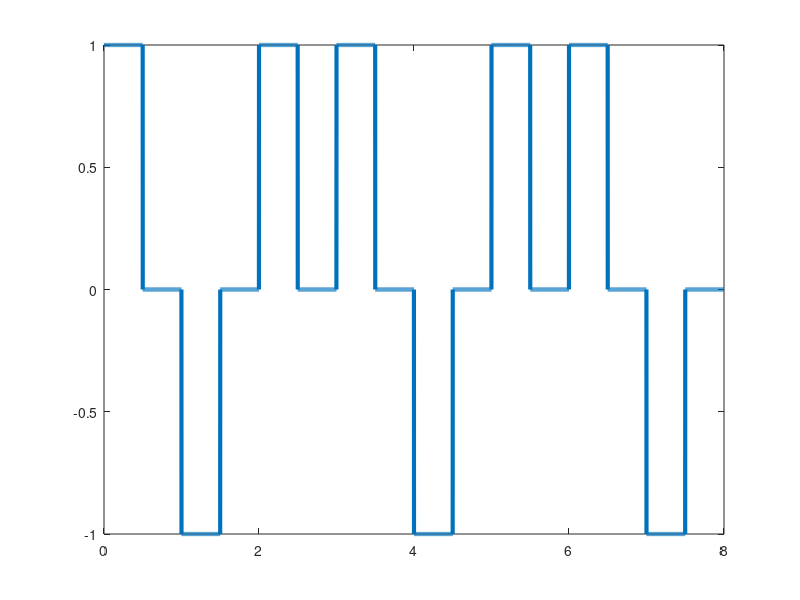

The MATLAB source for this figure:
%bits = input('prompt');
bits=[1 0 1 1  0 1 1 0]
bitrate = 1;
n = 1000;
T = length(bits)/bitrate;
N = n*length(bits);
dt = T/N;
t = 0:dt:T;
x = zeros(1,length(t));
for i=1:length(bits)
  if bits(i)==1
    x((i-1)*n+1:(i-1)*n+n/2) = 1;
  else
    x((i-1)*n+1:(i-1)*n+n/2) = -1;
  end
end

plot(t, x, 'Linewidth', 3);
counter = 0;
for i = 1:length(t)
  if t(i)>counter
    counter = counter + 1;
    if x(i)>0
      result(counter) = x(i);
    else result(counter) = 0;
    end
  end
end
disp('RZ Decoding:');
disp(result);
